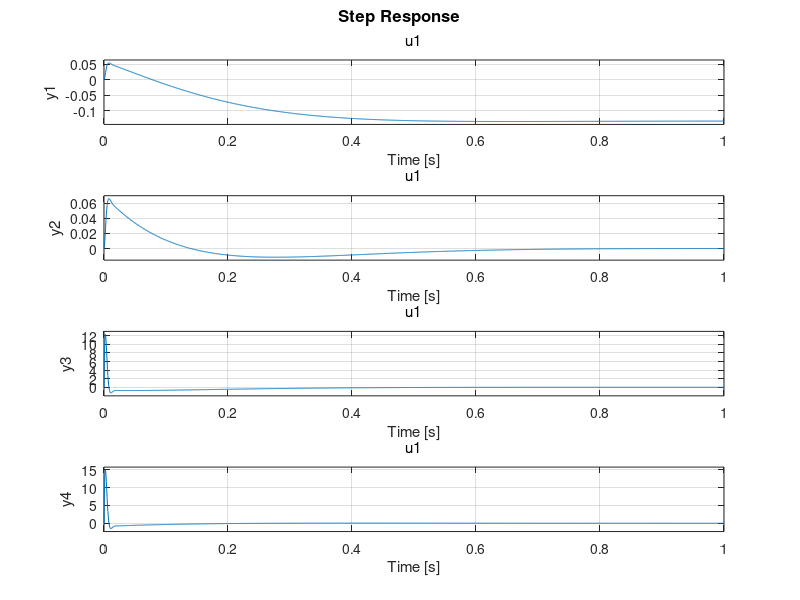

The MATLAB script that drew this image:
clear;close all;clc;
% parameters
g=9.8; l1=0.085; l2=0.105; 
m1=17/1000; m2=17/1000;

% A matrix
A32 = 18.0*g*l1*m2/(8.0*(l1^2)*m1 + 6.0*(l1^2)*m2);
A42 = 6.0*g*l1*m1/(4.0*l1*l2*m1 + 3.0*l1*l2*m2) + 18.0*g*l1*m2/(4.0*l1*l2*m1 + 3.0*l1*l2*m2);
A = [0 0 1 0; 0 0 0 1; 0 A32 0 0; 0 A42 0 0];

% B matrix
B3 = 24.0/(8.0*(l1^2)*m1 + 6.0*(l1^2)*m2);
B4 = 18.0/(4.0*l1*l2*m1 + 3.0*l1*l2*m2);
B = [0; 0; B3; B4];

% C matrix
C = eye(4);

% D matrix
D = 0;

% LQR
Q = diag([1.6 5 0 0]);
R = 0.028;
[K, S, EIG] = lqr(A, B, Q, R);
display(K);
display(EIG);

% system simulation
sys = ss(A,B,C,D);
sys_feedback = feedback(sys,K);
step(sys_feedback);